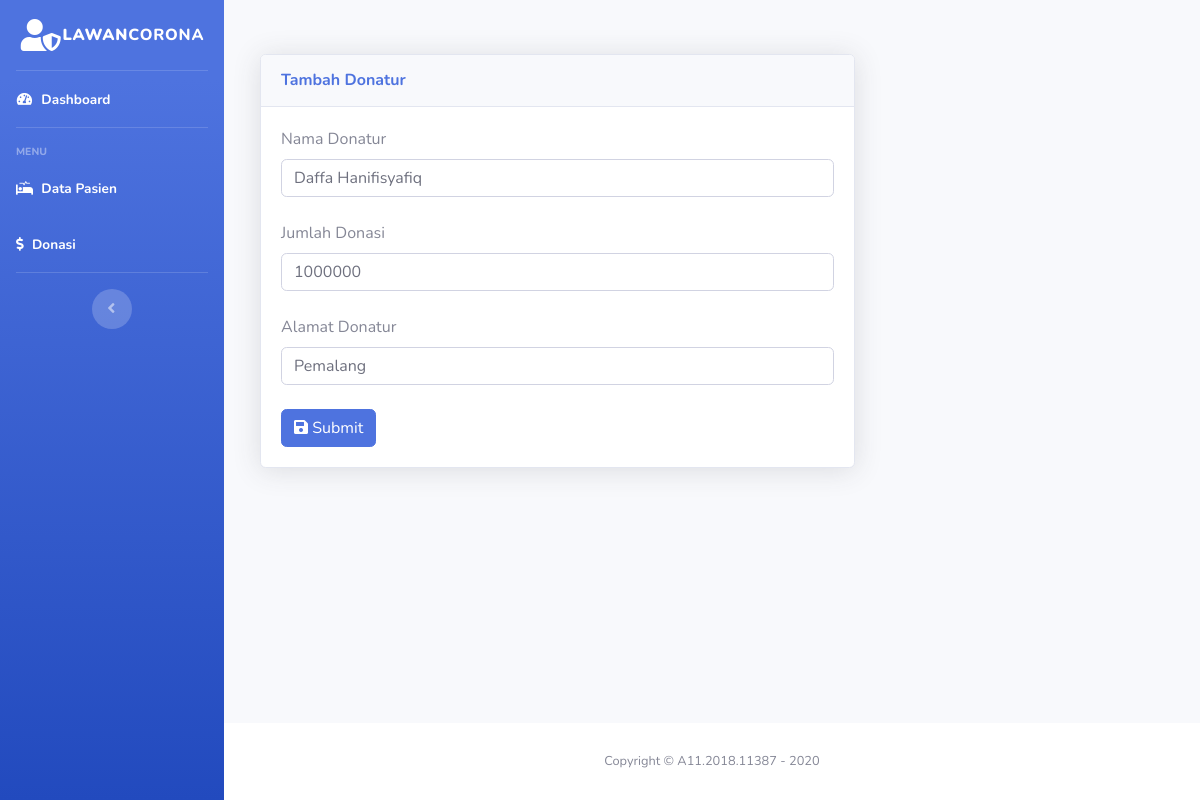
Page /admin/donasi/edit.php?id=7 (signed in) on the committed database.
### tables this page shows
CREATE TABLE `tb_donasi` (
  `id` int(11) NOT NULL,
  `nama_donatur` varchar(100) NOT NULL,
  `jumlah_donasi` int(11) NOT NULL,
  `alamat_donatur` varchar(100) NOT NULL
);

### admin/donasi/edit.php (the view, shortened to what this page needs)
<!DOCTYPE html>
<html lang="en">
<head>
    <link href="http://maxcdn.bootstrapcdn.com/font-awesome/4.7.0/css/font-awesome.min.css" rel="stylesheet">
    <link rel="stylesheet" href="../assets/css/bootstrap.min.css">
    <link href="../assets/vendor/fontawesome-free/css/all.min.css" rel="stylesheet" type="text/css">
    <link href="../assets/css/sb-admin-2.min.css" rel="stylesheet">
</head>
<body id="page-top">
    <div id="wrapper">
        <?php include('sidebar.php'); ?>
        <div id="content-wrapper" class="d-flex flex-column">
            <div id="content">
                <div class="container-fluid">
                    <div class="col-lg-8">
                        <div class="card shadow mb-4">
                            <div class="card-header py-3">
                                <h6 class="m-0 font-weight-bold text-primary">Tambah Donatur</h6>
                            </div>
                            <div class="card-body">
                                <?php
                                include('../koneksi.php');
                                $id = $_GET["id"];
                                $query = "SELECT * FROM tb_donasi WHERE id = $id";
                                $sql = mysqli_query($conn, $query);
                                $data = mysqli_fetch_array($sql);
                                ?>
                                <form action="edit_process.php" method="POST">
                                    <label for="">Nama Donatur</label>
                                    <input type="text" class="form-control" placeholder="Nama Donatur" name="nama" required value="<?php echo $data["nama_donatur"]; ?>"><br>
                                    <label for="">Jumlah Donasi</label>
                                    <input type="text" class="form-control" placeholder="10000" name="jumlah" required value="<?php echo $data["jumlah_donasi"]; ?>"><br>
                                    <label for="">Alamat Donatur</label>
                                    <input type="text" class="form-control" placeholder="Alamat Donatur" name="alamat" required value="<?php echo $data["alamat_donatur"]; ?>"><br>
                                    <button type="submit" class="btn btn-primary"><i class="fas fa-save"></i>
                                        Submit
                                    </button>
                                </form>
                            </div>
                        </div>
                    </div>
                </div>
            </div>
</body>
<?php include('../footer.php'); ?>
</html>

### rows in the picture
tb_donasi: nama "Daffa Hanifisyafiq", jumlah "1000000", alamat "Pemalang"
